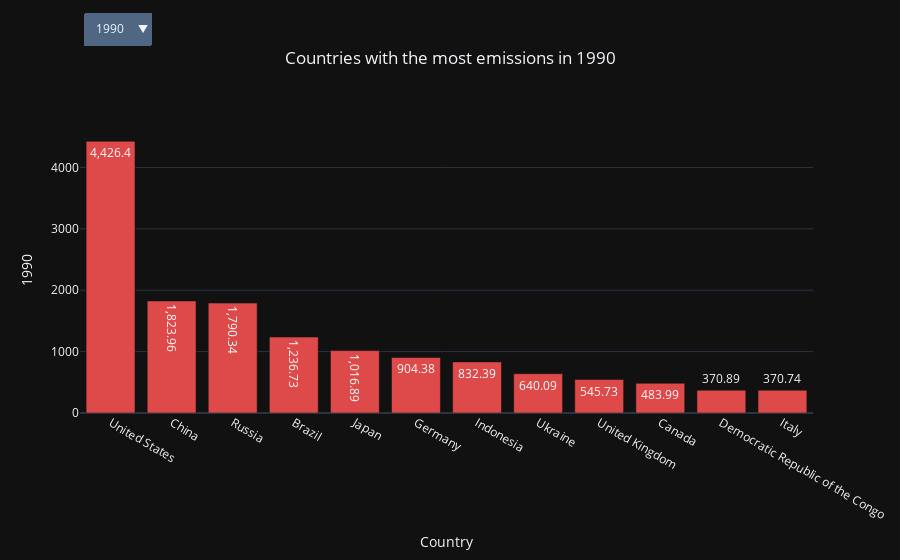

The notebook cell this image was saved under:
### Code cell
most_emission(emissions_df)

### Figure 1 — Plotly figure (JSON) as saved in the notebook; plotly's stock layout.template omitted (floating-point values rounded to 4 significant figures)
{"data": [{"alignmentgroup": "True", "hovertemplate": "Country=%{x}<br>1990=%{y}<extra></extra>", "legendgroup": "", "marker": {"color": "#de4a4a", "pattern": {"shape": ""}}, "name": "", "offsetgroup": "", "orientation": "v", "showlegend": false, "textposition": "auto", "texttemplate": "%{y}", "type": "bar", "x": ["United States", "China", "Russia", "Brazil", "Japan", "Germany", "Indonesia", "Ukraine", "United Kingdom", "Canada", "Democratic Republic of the Congo", "Italy"], "xaxis": "x", "y": [4426.0, 1824.0, 1790.0, 1237.0, 1017.0, 904.4, 832.4, 640.1, 545.7, 484.0, 370.9, 370.7], "yaxis": "y"}], "layout": {"barmode": "relative", "legend": {"tracegroupgap": 0}, "title": {"text": "Countries with the most emissions in 1990", "x": 0.5}, "updatemenus": [{"buttons": [{"args": [{"x": [["United States", "China", "Russia", "Brazil", "Japan", "Germany", "Indonesia", "Ukraine", "United Kingdom", "Canada", "Democratic Republic of the Congo", "Italy"]], "y": [[4426.0, 1824.0, 1790.0, 1237.0, 1017.0, 904.4, 832.4, 640.1, 545.7, 484.0, 370.9, 370.7]]}, {"title": "Countries with the most emissions in 1990"}], "label": "1990", "method": "update"}, {"args": [{"x": [["United States", "China", "Russia", "Brazil", "Japan", "Germany", "Indonesia", "Ukraine", "United Kingdom", "Canada", "Italy", "Democratic Republic of the Congo"]], "y": [[4390.0, 1953.0, 1767.0, 1244.0, 1030.0, 881.4, 846.2, 603.4, 559.4, 477.8, 369.6, 369.4]]}, {"title": "Countries with the most emissions in 1991"}], "label": "1991", "method": "update"}, {"args": [{"x": [["United States", "China", "Russia", "Brazil", "Japan", "Indonesia", "Germany", "United Kingdom", "Ukraine", "Canada", "Democratic Republic of the Congo", "Italy"]], "y": [[4462.0, 2069.0, 1631.0, 1247.0, 1042.0, 855.3, 841.8, 542.0, 526.1, 490.9, 369.2, 367.8]]}, {"title": "Countries with the most emissions in 1992"}], "label": "1992", "method": "update"}, {"args": [{"x": [["United States", "China", "Russia", "Brazil", "Japan", "Indonesia", "Germany", "United Kingdom", "Canada", "Ukraine", "Democratic Republic of the Congo", "Italy"]], "y": [[4582.0, 2294.0, 1447.0, 1254.0, 1034.0, 869.9, 836.1, 529.6, 487.6, 450.8, 369.1, 362.4]]}, {"title": "Countries with the most emissions in 1993"}], "label": "1993", "method": "update"}, {"args": [{"x": [["United States", "China", "Brazil", "Russia", "Japan", "Indonesia", "Germany", "United Kingdom", "Canada", "Democratic Republic of the Congo", "Ukraine", "Italy"]], "y": [[4655.0, 2414.0, 1261.0, 1238.0, 1087.0, 881.3, 824.9, 524.4, 503.7, 369, 367.1, 357.8]]}, {"title": "Countries with the most emissions in 1994"}], "label": "1994", "method": "update"}, {"args": [{"x": [["United States", "China", "Brazil", "Russia", "Japan", "Indonesia", "Germany", "Canada", "United Kingdom", "Italy", "Democratic Republic of the Congo", "Ukraine"]], "y": [[4708.0, 2735.0, 1280.0, 1190.0, 1097.0, 909.2, 822.1, 514.6, 513.3, 381.9, 368.9, 350.8]]}, {"title": "Countries with the most emissions in 1995"}], "label": "1995", "method": "update"}, {"args": [{"x": [["United States", "China", "Brazil", "Russia", "Japan", "Germany", "Indonesia", "United Kingdom", "Canada", "Italy", "Democratic Republic of the Congo", "Ukraine"]], "y": [[4864.0, 2716.0, 1301.0, 1160.0, 1111.0, 851.8, 772.4, 533.7, 528.3, 377.6, 369.0, 297.6]]}, {"title": "Countries with the most emissions in 1996"}], "label": "1996", "method": "update"}, {"args": [{"x": [["United States", "China", "Indonesia", "Brazil", "Japan", "Russia", "Germany", "Canada", "United Kingdom", "Italy", "Democratic Republic of the Congo", "Ukraine"]], "y": [[5129.0, 2779.0, 1485.0, 1320.0, 1098.0, 1052.0, 819.9, 543.7, 511.4, 381, 368.9, 279.7]]}, {"title": "Countries with the most emissions in 1997"}], "label": "1997", "method": "update"}, {"args": [{"x": [["United States", "China", "Brazil", "Japan", "Russia", "Indonesia", "Germany", "Canada", "United Kingdom", "Italy", "Democratic Republic of the Congo", "Ukraine"]], "y": [[5172.0, 2883.0, 1329.0, 1056.0, 1044.0, 908.0, 812.1, 552.1, 514.1, 391.9, 369.0, 260.7]]}, {"title": "Countries with the most emissions in 1998"}], "label": "1998", "method": "update"}, {"args": [{"x": [["United States", "China", "Brazil", "Japan", "Russia", "Indonesia", "Germany", "Canada", "United Kingdom", "Italy", "Democratic Republic of the Congo", "Ukraine"]], "y": [[5192.0, 2800.0, 1339.0, 1090.0, 1082.0, 849.4, 782.3, 560.6, 511.4, 398.5, 369.0, 257.1]]}, {"title": "Countries with the most emissions in 1999"}], "label": "1999", "method": "update"}, {"args": [{"x": [["United States", "China", "Brazil", "Russia", "Japan", "Indonesia", "Germany", "Canada", "United Kingdom", "Italy", "Democratic Republic of the Congo", "Ukraine"]], "y": [[5358.0, 2995.0, 1351.0, 1115.0, 1107.0, 795.6, 779.0, 580.6, 519.2, 401.8, 368.6, 248.7]]}, {"title": "Countries with the most emissions in 2000"}], "label": "2000", "method": "update"}, {"args": [{"x": [["United States", "China", "Brazil", "Japan", "Germany", "Canada", "Russia", "Indonesia", "United Kingdom", "Italy", "Democratic Republic of the Congo", "Ukraine"]], "y": [[5348.0, 3194.0, 1421.0, 1073.0, 829.4, 808.3, 721.9, 631.2, 533.5, 401.9, 368.5, 276.4]]}, {"title": "Countries with the most emissions in 2001"}], "label": "2001", "method": "update"}, {"args": [{"x": [["United States", "China", "Brazil", "Japan", "Indonesia", "Canada", "Germany", "Russia", "United Kingdom", "Italy", "Democratic Republic of the Congo", "Ukraine"]], "y": [[5193.0, 3476.0, 1418.0, 1110.0, 1001.0, 826.9, 815.0, 723.0, 519.3, 408.8, 368.6, 279.7]]}, {"title": "Countries with the most emissions in 2002"}], "label": "2002", "method": "update"}, {"args": [{"x": [["United States", "China", "Brazil", "Japan", "Canada", "Germany", "Indonesia", "Russia", "United Kingdom", "Italy", "Democratic Republic of the Congo", "Ukraine"]], "y": [[5258.0, 4081.0, 1410.0, 1118.0, 846.8, 818.3, 761.9, 753.4, 531.1, 427.5, 368.8, 305.9]]}, {"title": "Countries with the most emissions in 2003"}], "label": "2003", "method": "update"}, {"args": [{"x": [["United States", "China", "Brazil", "Japan", "Indonesia", "Canada", "Germany", "Russia", "United Kingdom", "Italy", "Democratic Republic of the Congo", "Ukraine"]], "y": [[5338.0, 4790.0, 1428.0, 1114.0, 1031.0, 838.7, 802.5, 765.4, 531.4, 437.7, 368.9, 282.7]]}, {"title": "Countries with the most emissions in 2004"}], "label": "2004", "method": "update"}, {"args": [{"x": [["China", "United States", "Brazil", "Japan", "Canada", "Indonesia", "Germany", "Russia", "United Kingdom", "Italy", "Democratic Republic of the Congo", "Ukraine"]], "y": [[5487.0, 5354.0, 1432.0, 1116.0, 851.4, 829.9, 783.9, 762.0, 529.6, 439.1, 369.2, 271.0]]}, {"title": "Countries with the most emissions in 2005"}], "label": "2005", "method": "update"}, {"args": [{"x": [["China", "United States", "Brazil", "Indonesia", "Japan", "Canada", "Russia", "Germany", "United Kingdom", "Italy", "Democratic Republic of the Congo", "Ukraine"]], "y": [[6100.0, 5255.0, 1435.0, 1153.0, 1093.0, 842.4, 821.2, 795.8, 530.7, 431.9, 369.3, 279.5]]}, {"title": "Countries with the most emissions in 2006"}], "label": "2006", "method": "update"}, {"args": [{"x": [["China", "United States", "Brazil", "Japan", "Canada", "Russia", "Germany", "Indonesia", "United Kingdom", "Italy", "Democratic Republic of the Congo", "Ukraine"]], "y": [[6656.0, 5339.0, 1453.0, 1129.0, 872.6, 822.5, 765.3, 738.6, 518.2, 424.7, 369.4, 287.7]]}, {"title": "Countries with the most emissions in 2007"}], "label": "2007", "method": "update"}, {"args": [{"x": [["China", "United States", "Brazil", "Japan", "Canada", "Russia", "Germany", "Indonesia", "United Kingdom", "Italy", "Democratic Republic of the Congo", "Ukraine"]], "y": [[6863.0, 5162.0, 1473.0, 1062.0, 851.5, 844.1, 771.2, 731.8, 503.5, 410.3, 369.6, 276.8]]}, {"title": "Countries with the most emissions in 2008"}], "label": "2008", "method": "update"}, {"args": [{"x": [["China", "United States", "Brazil", "Indonesia", "Japan", "Canada", "Russia", "Germany", "United Kingdom", "Democratic Republic of the Congo", "Italy", "Ukraine"]], "y": [[7383.0, 4758.0, 1452.0, 1037.0, 1003.0, 822.0, 726.1, 716.3, 454.2, 369.6, 362.3, 227.7]]}, {"title": "Countries with the most emissions in 2009"}], "label": "2009", "method": "update"}, {"args": [{"x": [["China", "United States", "Brazil", "Japan", "Canada", "Russia", "Indonesia", "Germany", "United Kingdom", "Italy", "Democratic Republic of the Congo", "Ukraine"]], "y": [[8138.0, 4991.0, 1499.0, 1058.0, 836.3, 814.1, 773.9, 754.6, 470.8, 370.6, 369.8, 244.9]]}, {"title": "Countries with the most emissions in 2010"}], "label": "2010", "method": "update"}, {"args": [{"x": [["China", "United States", "Indonesia", "Japan", "Russia", "Germany", "Canada", "Brazil", "Democratic Republic of the Congo", "United Kingdom", "Italy", "Ukraine"]], "y": [[8568.0, 4753.0, 1286.0, 1163.0, 974.1, 717.2, 682.9, 679.1, 603.9, 433.5, 362.0, 269.2]]}, {"title": "Countries with the most emissions in 2011"}], "label": "2011", "method": "update"}, {"args": [{"x": [["China", "United States", "Indonesia", "Japan", "Russia", "Germany", "Brazil", "Canada", "Democratic Republic of the Congo", "United Kingdom", "Italy", "Ukraine"]], "y": [[8823.0, 4531.0, 1304.0, 1203.0, 979.4, 730.8, 713.8, 682.3, 603.8, 456.1, 342.1, 263.0]]}, {"title": "Countries with the most emissions in 2012"}], "label": "2012", "method": "update"}, {"args": [{"x": [["China", "United States", "Indonesia", "Japan", "Russia", "Germany", "Brazil", "Canada", "Democratic Republic of the Congo", "United Kingdom", "Italy", "Ukraine"]], "y": [[9227.0, 4670.0, 1250.0, 1211.0, 936.5, 748.4, 744.9, 691.5, 605.0, 442.1, 311.8, 254.3]]}, {"title": "Countries with the most emissions in 2013"}], "label": "2013", "method": "update"}, {"args": [{"x": [["China", "United States", "Indonesia", "Japan", "Russia", "Brazil", "Germany", "Canada", "Democratic Republic of the Congo", "United Kingdom", "Italy", "Ukraine"]], "y": [[9185.0, 4683.0, 1539.0, 1170.0, 919.3, 768.8, 708.2, 697.0, 606.2, 403.9, 292.8, 223.3]]}, {"title": "Countries with the most emissions in 2014"}], "label": "2014", "method": "update"}, {"args": [{"x": [["China", "United States", "Indonesia", "Japan", "Russia", "Brazil", "Germany", "Canada", "Democratic Republic of the Congo", "United Kingdom", "Italy", "Ukraine"]], "y": [[9120.0, 4564.0, 1575.0, 1132.0, 870.0, 742.0, 713.1, 694.0, 604.3, 389.4, 303.2, 176.6]]}, {"title": "Countries with the most emissions in 2015"}], "label": "2015", "method": "update"}, {"args": [{"x": [["China", "United States", "Japan", "Indonesia", "Russia", "Brazil", "Germany", "Democratic Republic of the Congo", "Canada", "United Kingdom", "Italy", "Ukraine"]], "y": [[9164.0, 4657.0, 1139.0, 1068.0, 971.9, 826.2, 717.7, 603.4, 585.6, 367.9, 320.5, 189.1]]}, {"title": "Countries with the most emissions in 2016"}], "label": "2016", "method": "update"}, {"args": [{"x": [["China", "United States", "Japan", "Indonesia", "Russia", "Brazil", "Germany", "Democratic Republic of the Congo", "Canada", "United Kingdom", "Italy", "Ukraine"]], "y": [[9368.0, 4582.0, 1120.0, 1081.0, 998.2, 834.1, 702.7, 603.7, 597.4, 355.4, 316.4, 162.7]]}, {"title": "Countries with the most emissions in 2017"}], "label": "2017", "method": "update"}, {"args": [{"x": [["China", "United States", "Indonesia", "Japan", "Russia", "Brazil", "Germany", "Canada", "Democratic Republic of the Congo", "United Kingdom", "Italy", "Ukraine"]], "y": [[9663.0, 4750.0, 1270.0, 1074.0, 1049.0, 812.0, 680.1, 609.7, 603.6, 347.8, 312.0, 173.2]]}, {"title": "Countries with the most emissions in 2018"}], "label": "2018", "method": "update"}], "direction": "down", "showactive": true, "x": 0.005, "xanchor": "left", "y": 1.4, "yanchor": "top"}], "xaxis": {"anchor": "y", "domain": [0, 1], "title": {"text": "Country"}}, "yaxis": {"anchor": "x", "domain": [0, 1], "title": {"text": "1990"}}}}
